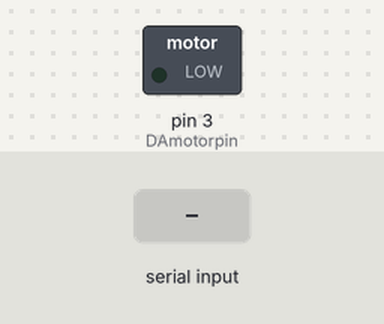
Simulated run of this sketch. Board: Arduino Uno, built with avr-gcc and run on an emulated ATmega328P. On the bench: switched loads named in the sketch (green lamp = pin HIGH). The inputs (shaded band) are chosen by the test bench. What the sketch prints to the serial monitor is not drawn.

Above: at 1.2 s.
1.3 s: "90,45\n" received over Serial
At 1.6 s:
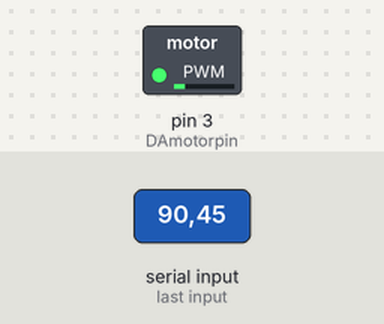
3.8 s: "30,150\n" received over Serial
At 4.6 s:
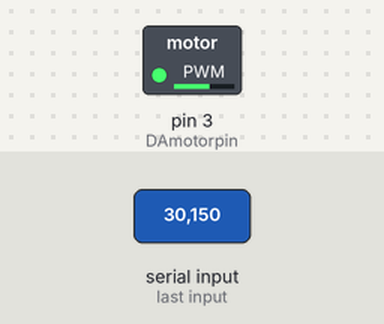
6.3 s: "200\n" received over Serial
At 6.6 s:
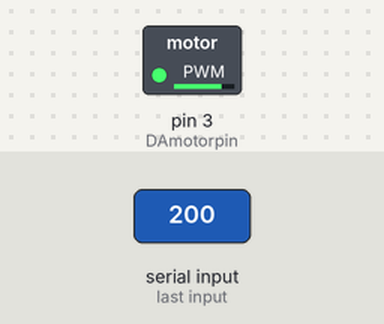
Timing chart, 0 to 9.3 s (numbered marks = the images above; inputs shaded):
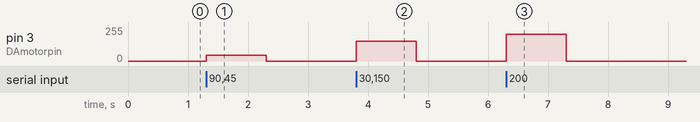

Measured:
- after the input at 1.3 s, pin 3 (DAmotorpin): 0/255 → 45/255 at once, → 0/255 1.0 s later
- after the input at 3.8 s, pin 3 (DAmotorpin): 0/255 → 150/255 at once, → 0/255 1.0 s later
- after the input at 6.3 s, pin 3 (DAmotorpin): 0/255 → 200/255 at once, → 0/255 1.0 s later

The sketch:

6.1.1._Seri_porttan_DA_motor_hiz_kontrolu_transistorlu_.ino
```cpp
int DAmotorpin = 3; //DA motor pin numarası tanımlanır.

void setup()
{
pinMode(DAmotorpin, OUTPUT);  //DA motor pini çıkış olarak tanımlanır.
Serial.begin(9600);  //Seri veri iletişimi başlatılır.
while (! Serial); //kullanılacak portun açık olup olmadığı kontrol edilerek hazır hale getirilir.
//(bunun için USB kablosunun Arduino UNO kartına takılı olması gerekir)
Serial.println("0-255 arası sayı giriniz"); //seri porttan sayı girilmesi için yazı yazar.
}

void loop()
{
if (Serial.available()) //seri portan girilen karakter okunur ve arabellekte hazır hale getirilir.
{
int DAmotorhizi = Serial.parseInt(); //seri porttan girilen değer text olarak okunur ve int değişken türüne dönüştürülür.
if (DAmotorhizi >= 0 && DAmotorhizi <= 255)  //girilen değerin 0-255 arası olması koşulla kontrol edilir.
{
analogWrite(DAmotorpin, DAmotorhizi); //Girilen analog değere göre DA motor pinine değer yollanır ve motor hızı ayarlanır.
}
}
}
```
